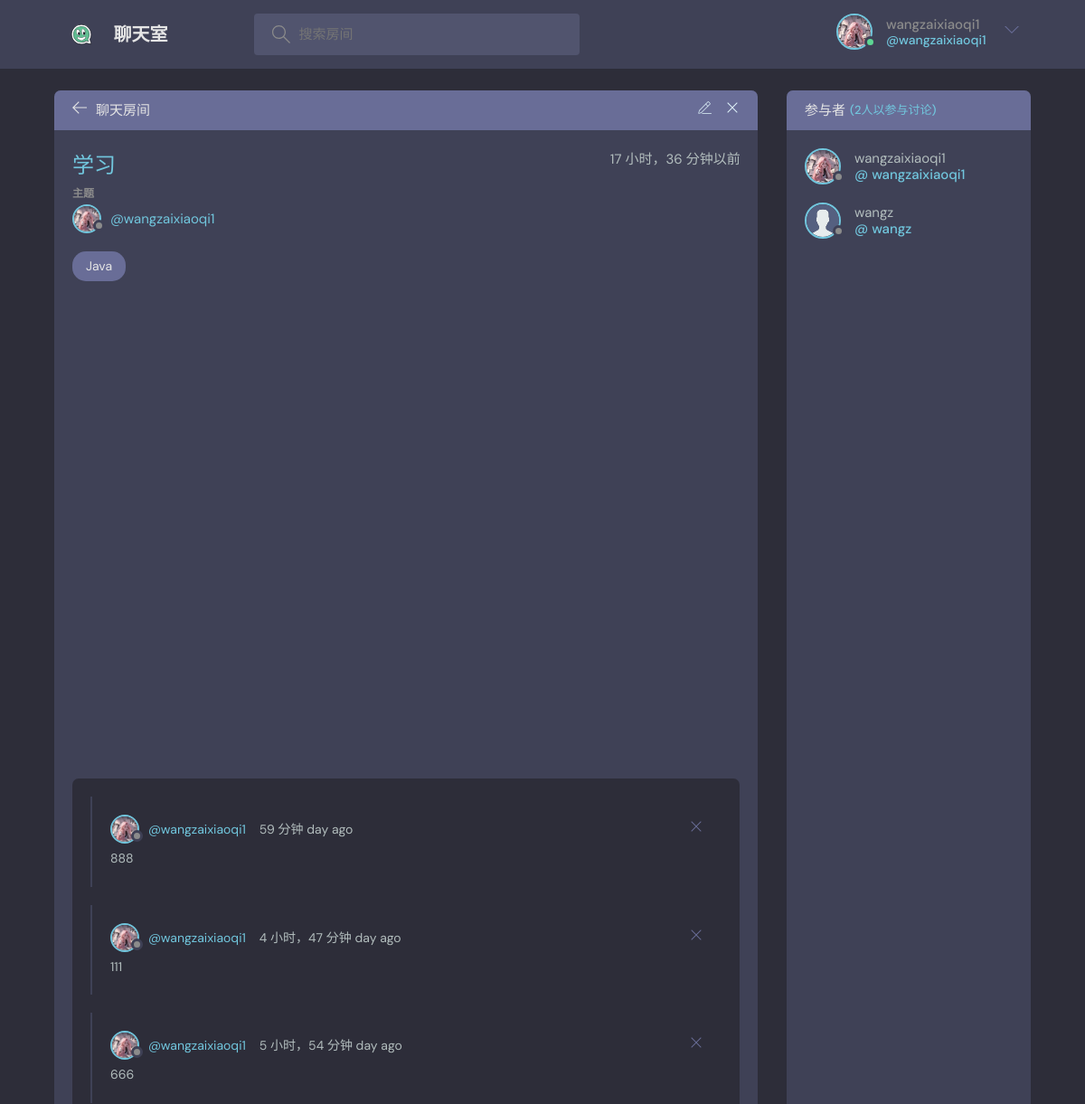
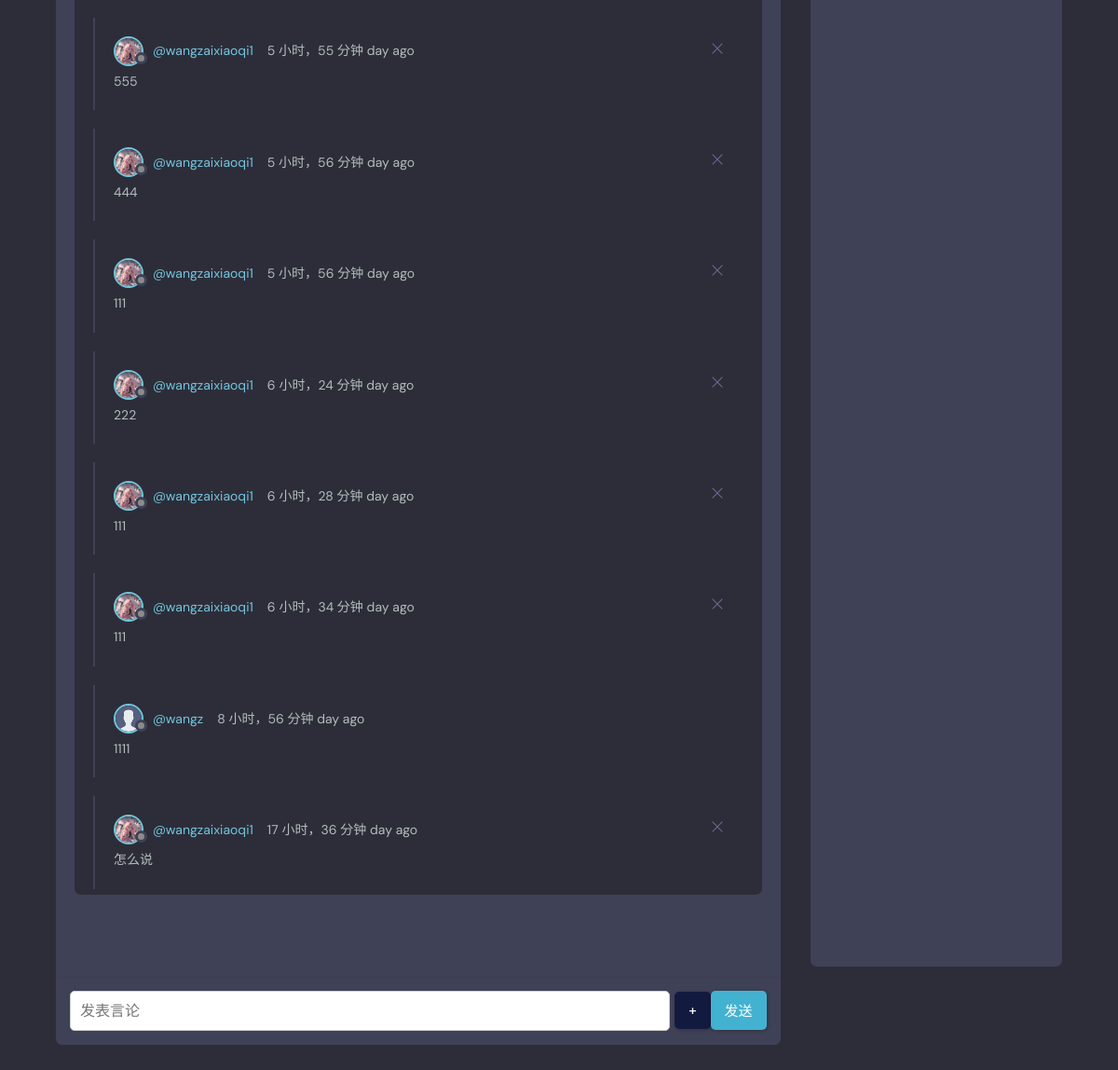
Page /room/7/ (signed in) on the committed database (2 pictures, top to bottom).
### base/models.py (models this page shows, shortened)
class User(AbstractUser):
    name =models.CharField(max_length=200,null=True)
    email=models.EmailField(unique=True, null=True)
    bio=models.TextField(null=True)
    avatar=models.ImageField(null=True,default='avatar.svg')
    score = models.IntegerField(default=0)
    USERNAME_FIELD='email'
    REQUIRED_FIELDS=[]

class Room(models.Model):
    host =models.ForeignKey(User,on_delete=models.SET_NULL,null=True)
    topic=models.ForeignKey(Topic,on_delete=models.SET_NULL,null=True)
    name=models.CharField(max_length=200)
    description =models.TextField(null=True,blank=True)
    participants = models.ManyToManyField(
        User,related_name='participants',blank=True)
    updated =models.DateTimeField(auto_now=True)
    created=models.DateTimeField(auto_now_add=True)
    class Meta:
        ordering=['-updated','created']

class Topic(models.Model):
    name =models.CharField(max_length=200)
    def __str__(self):
        return self.name

class Message(models.Model):
    user=models.ForeignKey(User,on_delete=models.CASCADE)
    room=models.ForeignKey(Room,on_delete=models.CASCADE)
    body=models.TextField()
    image = models.ImageField(upload_to='images/', blank=True, null=True)  # 添加图片字段
    video = models.FileField(upload_to='videos/', blank=True, null=True)  # 视频字段
    updated =models.DateTimeField(auto_now=True)
    created=models.DateTimeField(auto_now_add=True)
    class Meta:
        ordering=['-updated','created']

### base/views.py (the view, shortened to what this page needs)
# urls.py: path('room/<str:pk>/', views.room, name="room"),
def room(request, pk):
    room = get_object_or_404(Room, id=pk)
    room_messages = room.message_set.all()
    participants = room.participants.all()
    if not request.user.is_authenticated:
        return redirect('/login/')
    context = {
        'room': room,
        'room_messages': room_messages,
        'participants': participants
    }
    return render(request, 'base/room.html', context)

### base/templates/base/room.html (shortened to what this page needs)
{% extends 'main.html' %}
{% block content %}
    <main class="profile-page layout layout--2">
        <div class="container">
            <div class="room">
                <div class="room__top">
                    <div class="room__topLeft">
                        <a href="{% url 'home' %}">
                            <svg version="1.1" xmlns="http://www.w3.org/2000/svg" width="32" height="32"
                                 viewBox="0 0 32 32">
                                <title>arrow-left</title>
                                <path
                                        d="M13.723 2.286l-13.723 13.714 13.719 13.714 1.616-1.611-10.96-10.96h27.625v-2.286h-27.625l10.965-10.965-1.616-1.607z">
                                </path>
                            </svg>
                        </a>
                        <h3>聊天房间</h3>
                    </div>
                    {% if room.host == request.user %}
                        <div class="room__topRight">
                            <a href="{% url 'update-room' room.id %}">
                            </a>
                            <a href="{% url 'delete-room' room.id %}">
                                <svg version="1.1" xmlns="http://www.w3.org/2000/svg" width="32" height="32"
                                     viewBox="0 0 32 32">
                                    <title>remove</title>
                                    <path
                                            d="M27.314 6.019l-1.333-1.333-9.98 9.981-9.981-9.981-1.333 1.333 9.981 9.981-9.981 9.98 1.333 1.333 9.981-9.98 9.98 9.98 1.333-1.333-9.98-9.98 9.98-9.981z">
                                    </path>
                                </svg>
                            </a>
                        </div>
                    {% endif %}
                </div>
                <div class="room__box scroll">
                    <div class="room__header scroll">
                        <div class="room__info">
                            <h3>{{ room.name }}</h3>
                            <span>{{ room.created|timesince }}以前</span>
                        </div>
                        <div class="room__hosted">
                            <p>主题</p>
                            <a href="{% url 'user-profile' room.host.id %}" class="room__author">
                                <div class="avatar avatar--small">
                                    <img src="{{ room.host.avatar.url }}"/>
                                </div>
                                <span>@{{ room.host.username }}</span>
                            </a>
                        </div>
                        <span class="room__topics">{{ room.topic }}</span>
                    </div>
                    <div class="room__conversation">
                        <div class="threads scroll">
                            {% for message in room_messages %}
                                <div class="thread">
                                    <div class="thread__top">
                                        <div class="thread__author">
                                            <a href="{% url 'user-profile' message.user.id %}"
                                               class="thread__authorInfo">
                                                <div class="avatar avatar--small">
                                                    <img src="{{ message.user.avatar.url }}"/>
                                                </div>
                                                <span>@{{ message.user.username }}</span>
                                            </a>
                                            <span class="thread__date">{{ message.created|timesince }} day ago</span>
                                        </div>
                                        {% if request.user == message.user %}
                                            <a href="{% url 'delete-message' message.id %}">
                                                <div class="thread__delete">
                                                    <svg version="1.1" xmlns="http://www.w3.org/2000/svg" width="32"
                                                         height="32" viewBox="0 0 32 32">
                                                        <title>remove</title>
                                                        <path
                                                                d="M27.314 6.019l-1.333-1.333-9.98 9.981-9.981-9.981-1.333 1.333 9.981 9.981-9.981 9.98 1.333 1.333 9.981-9.98 9.98 9.98 1.333-1.333-9.98-9.98 9.98-9.981z">
                                                        </path>
                                                    </svg>
                                                </div>
                                            </a>
                                        {% endif %}
                                    </div>
                                    <div class="thread__details">
                                        {% if message.body %}
                                            <p>{{ message.body }}</p>
                                        {% endif %}
                                    </div>
                                </div>
                            {% endfor %}
                        </div>
                    </div>
                </div>
                <div class="room__message">
                    <form action="" method="POST" enctype="multipart/form-data" class="message-form">
                        <div class="input-container">
                            <input name="body" placeholder="发表言论" class="message-input"/>
                            <button type="button" class="btn btn--upload" id="uploadButton"
                                    style="  background-color: #131a3f; /* 按钮颜色 */">+
                            </button>
                            <button type="submit" class="btn btn--send">发送</button>
                        </div>
                    </form>
                </div>
            </div>
            <div class="participants">
                <h3 class="participants__top">参与者 <span>({{ participants.count }}人以参与讨论)</span></h3>
                <div class="participants__list scroll">
                    {% for user in participants %}
                        <a href="{% url 'user-profile' user.id %}" class="participant">
                            <div class="avatar avatar--medium">
                                <img src="{{ user.avatar.url }}"/>
                            </div>
                            <p>
                                {{ user.username }}
                                <span>@ {{ user.username }}</span>
                            </p>
                        </a>
                    {% endfor %}
                </div>
            </div>
        </div>
    </main>
{% endblock %}

### templates/navbar.html (shortened to what this page needs)
{% load static %}
<header class="header header--loggedIn">
  <div class="container">
    <a href="{% url 'home' %}" class="header__logo">
      <img src="{% static 'images/logo.svg' %}" />
      <h1>聊天室</h1>
    </a>
    <form class="header__search" method="GET" id="searchQuery" action="{% url 'home' %}">
      <label>
        <input name="q" placeholder="搜索房间" onclick="submitSearch()" />
      </label>
    </form>
    <nav class="header__menu">
      {% if request.user.is_authenticated %}
      <div class="header__user">
        <a href="{% url 'user-profile' request.user.id %}">
          <div class="avatar avatar--medium active">
            <img src="{{ request.user.avatar.url }}" />
          </div>
          <p>{{ request.user.username }}<span>@{{ request.user.username }}</span></p>
        </a>
        <button class="dropdown-button" onclick="toggleDropdown()">
          <svg version="1.1" xmlns="http://www.w3.org/2000/svg" width="32" height="32" viewBox="0 0 32 32">
            <title>chevron-down</title>
            <path d="M16 21l-13-13h-3l16 16 16-16h-3l-13 13z"></path>
          </svg>
        </button>
      </div>
      {% endif %}
    </nav>
  </div>
</header>

### rows in the picture
User: user.avatar (picture), user.username "wangzaixiaoqi1", avatar (picture), username "wangzaixiaoqi1"
Room: name "学习", created "17 小时，36 分钟", host.avatar (picture), host.username "wangzaixiaoqi1", topic "Java"
Message: user.avatar (picture), user.username "wangzaixiaoqi1", created "59 分钟", body "888"
Message: user.avatar (picture), user.username "wangzaixiaoqi1", created "4 小时，47 分钟", body "111"
Message: user.avatar (picture), user.username "wangzaixiaoqi1", created "5 小时，54 分钟", body "666"
Message: user.avatar (picture), user.username "wangzaixiaoqi1", created "5 小时，55 分钟", body "555"
Message: user.avatar (picture), user.username "wangzaixiaoqi1", created "5 小时，56 分钟", body "444"
Message: user.avatar (picture), user.username "wangzaixiaoqi1", created "5 小时，56 分钟", body "111"
Message: user.avatar (picture), user.username "wangzaixiaoqi1", created "6 小时，24 分钟", body "222"
Message: user.avatar (picture), user.username "wangzaixiaoqi1", created "6 小时，28 分钟", body "111"
Message: user.avatar (picture), user.username "wangzaixiaoqi1", created "6 小时，34 分钟", body "111"
Message: user.avatar (placeholder picture), user.username "wangz", created "8 小时，56 分钟", body "1111"
Message: user.avatar (picture), user.username "wangzaixiaoqi1", created "17 小时，36 分钟", body "怎么说"
User: avatar (placeholder picture), username "wangz"

### other values in the picture
{{ participants.count }} "2"
